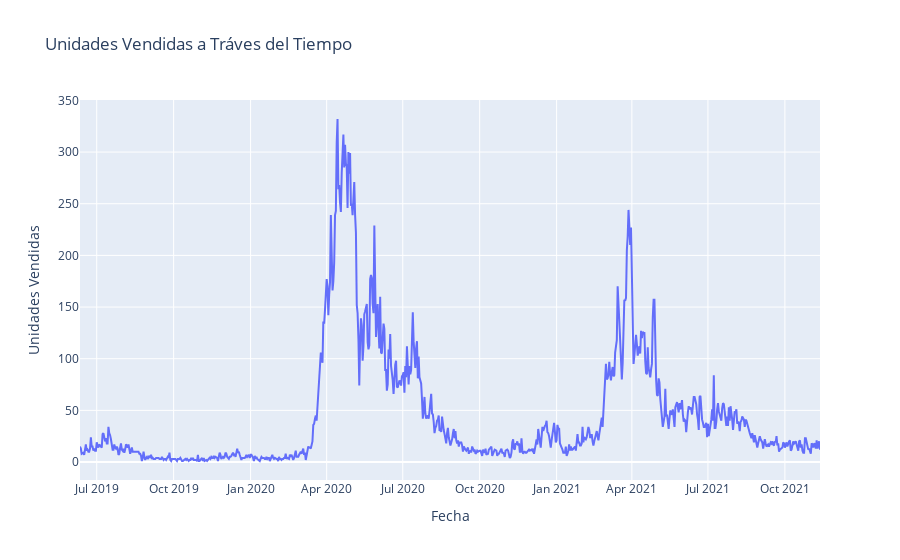

Notebook code cell kept with this figure:
### Markdown cell above
#### Eliminando ese dato no hay más datos faltantes o anomalos en la serie de tiempo y hay solo 1 dato por día

### Code cell
fig = px.line(x=df_categ2.index, y=df_categ2.UNITS_SOLD, title='Unidades Vendidas a Tráves del Tiempo')
fig.update_layout(
                   xaxis_title='Fecha',
                   yaxis_title='Unidades Vendidas')
fig.show()

### Figure 1 — Plotly figure (JSON) as saved in the notebook; plotly's stock layout.template omitted (floating-point values rounded to 4 significant figures; data arrays with more than 128 entries replaced by an {"elided": "..."} marker saying what was removed)
{"data": [{"hovertemplate": "x=%{x}<br>y=%{y}<extra></extra>", "legendgroup": "", "line": {"color": "#636efa", "dash": "solid"}, "marker": {"symbol": "circle"}, "mode": "lines", "name": "", "orientation": "v", "showlegend": false, "type": "scatter", "x": {"elided": "886 str values"}, "xaxis": "x", "y": {"elided": "886 int values"}, "yaxis": "y"}], "layout": {"legend": {"tracegroupgap": 0}, "title": {"text": "Unidades Vendidas a Tráves del Tiempo"}, "xaxis": {"anchor": "y", "domain": [0, 1], "title": {"text": "Fecha"}}, "yaxis": {"anchor": "x", "domain": [0, 1], "title": {"text": "Unidades Vendidas"}}}}
